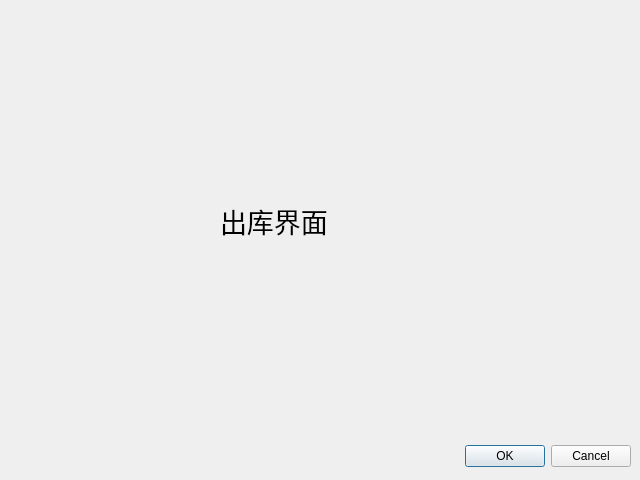
<?xml version="1.0" encoding="UTF-8"?>
<ui version="4.0">
 <class>Dialog</class>
 <widget class="QDialog" name="Dialog">
  <property name="geometry">
   <rect>
    <x>0</x>
    <y>0</y>
    <width>640</width>
    <height>480</height>
   </rect>
  </property>
  <property name="windowTitle">
   <string>Dialog</string>
  </property>
  <widget class="QDialogButtonBox" name="buttonBox">
   <property name="geometry">
    <rect>
     <x>10</x>
     <y>440</y>
     <width>621</width>
     <height>32</height>
    </rect>
   </property>
   <property name="orientation">
    <enum>Qt::Horizontal</enum>
   </property>
   <property name="standardButtons">
    <set>QDialogButtonBox::Cancel|QDialogButtonBox::Ok</set>
   </property>
  </widget>
  <widget class="QLabel" name="label">
   <property name="geometry">
    <rect>
     <x>220</x>
     <y>160</y>
     <width>241</width>
     <height>121</height>
    </rect>
   </property>
   <property name="font">
    <font>
     <family>Agency FB</family>
     <pointsize>20</pointsize>
    </font>
   </property>
   <property name="text">
    <string>出库界面</string>
   </property>
  </widget>
 </widget>
 <resources/>
 <connections>
  <connection>
   <sender>buttonBox</sender>
   <signal>accepted()</signal>
   <receiver>Dialog</receiver>
   <slot>accept()</slot>
   <hints>
    <hint type="sourcelabel">
     <x>248</x>
     <y>254</y>
    </hint>
    <hint type="destinationlabel">
     <x>157</x>
     <y>274</y>
    </hint>
   </hints>
  </connection>
  <connection>
   <sender>buttonBox</sender>
   <signal>rejected()</signal>
   <receiver>Dialog</receiver>
   <slot>reject()</slot>
   <hints>
    <hint type="sourcelabel">
     <x>316</x>
     <y>260</y>
    </hint>
    <hint type="destinationlabel">
     <x>286</x>
     <y>274</y>
    </hint>
   </hints>
  </connection>
 </connections>
</ui>
